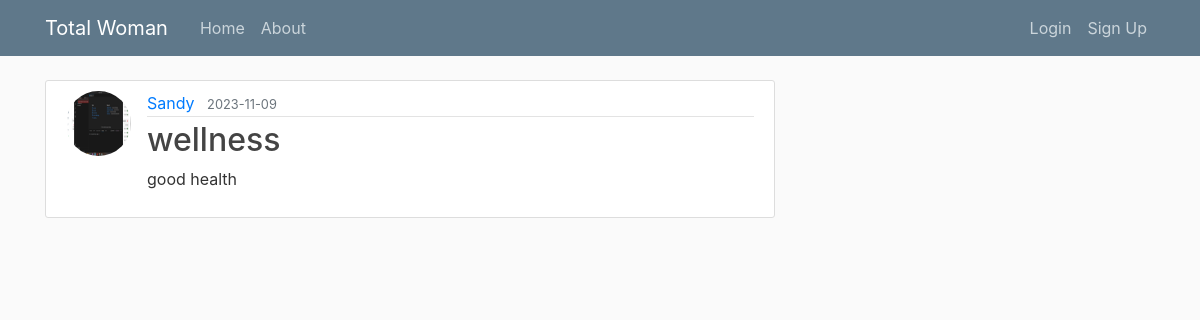
Screenshot of /post/3 with the database file from the repository.
### app/models.py (models this page shows, shortened)
class User(db.Model, UserMixin): # Usermixin is provided by flask_login extension managing user authentication
    id = db.Column(db.Integer, primary_key=True)
    username = db.Column(db.String(20), unique=True, nullable=False)
    email = db.Column(db.String(120), unique=True, nullable=False)
    image_file = db.Column(db.String(20), nullable=False, default='default.jpg')
    password = db.Column(db.String(60), nullable=False)
    posts = db.relationship('Post', backref='author', lazy=True)
    """

    """
    """
    def get_reset_token(self):
            payload = {
                'sub': self.id,
                'iss': current_app.config['SECRET_KEY'],
                'exp': datetime.utcnow() + timedelta(minutes=30)
            }
            secret_key = current_app.config['SECRET_KEY']
            token = jwt.encode(payload, secret_key, algorithm='HS256')
            return token

        @staticmethod
        def verify_reset_token(token):
            try:
                secret_key = current_app.config['SECRET_KEY']
                payload = jwt.decode(token, secret_key, algorithms=['HS256'])

                # Verify the 'iss' (issuer) claim
                if payload['iss'] != secret_key:
                    return None  # Token was not issued by the expected issuer

                # Verify the 'exp' (expiration time) claim
                if datetime.utcnow() > datetime.fromtimestamp(payload['exp']):
                    return None  # Token has expired

                # Retrieve the user based on user_id from the token's 'sub' (subject) claim
                user_id = payload['sub']
                user = User.query.get(user_id)
                return user
            except jwt.ExpiredSignatureError:
                return None # Token has expired
            except jwt.InvalidTokenError:
                return None # Invalid token or signature
            #return None


        def __repr__(self):
            return f"User ('{self.username}', '{self.email}', '{self.image_file}')"
    """

class Post(db.Model):
    id = db.Column(db.Integer, primary_key=True)
    title = db.Column(db.String(100), nullable=False)
    date_posted = db.Column(db.DateTime, nullable=False, default=datetime.utcnow)
    content = db.Column(db.Text, nullable=False)
    user_id = db.Column(db.Integer, db.ForeignKey('user.id'), nullable=False)

### app/routes.py (the view)
@app.route('/post/<int:post_id>')
def post(post_id):
    post = Post.query.get_or_404(post_id)
    return render_template('post.html', title=post.title, post=post)

### app/templates/post.html (shortened to what this page needs)
{% extends "base.html" %}
{% block content %}
    <article class="media content-section">
        <img class="rounded-circle article-img" src="{{ url_for('static', filename='profile_pics/' + post.author.image_file) }}">
        <div class="media-body">
        <div class="article-metadata">
            <a class="mr-2" href="{{ url_for('user_posts', username=post.author.username) }}">{{ post.author.username }}</a>
            <small class="text-muted">{{ post.date_posted.strftime('%Y-%m-%d') }}</small>
        </div>
        <h2 class="article-title">{{ post.title }}</h2>
        <p class="article-content">{{ post.content }}</p>
        </div>
    </article>
{% endblock content %}

### app/static/main.css (style rules this page uses)
body { background: #fafafa; color: #333333; margin-top: 5rem; }
h1, h2, h3, h4, h5, h6 { color: #444444; }
.content-section { background: #ffffff; padding: 10px 20px; border: 1px solid #dddddd; border-radius: 3px; margin-bottom: 20px; }
.article-title { color: #444444; }
.article-content { white-space: pre-line; }
.article-img { height: 65px; width: 65px; margin-right: 16px; }
.article-metadata { padding-bottom: 1px; margin-bottom: 4px; border-bottom: 1px solid #e3e3e3 }

### rows the page displays
User: image_file (picture), author.username "Sandy"
Post: date_posted "2023-11-09", title "wellness", content "good health"
